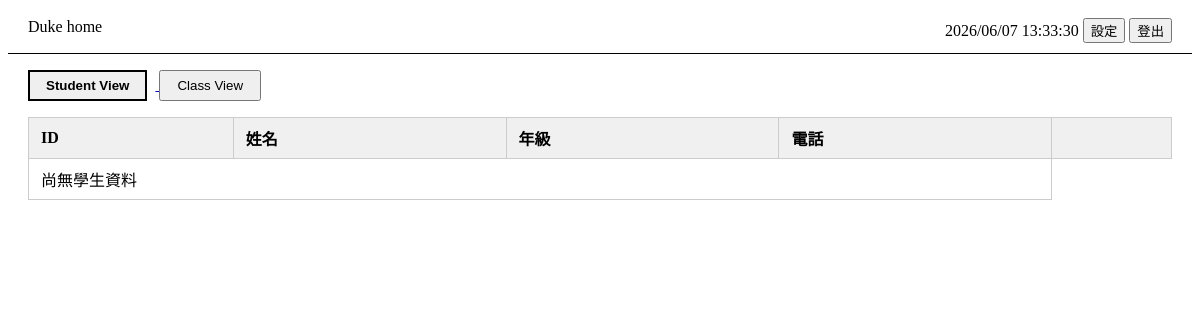
Before: /home/ with the older database file.
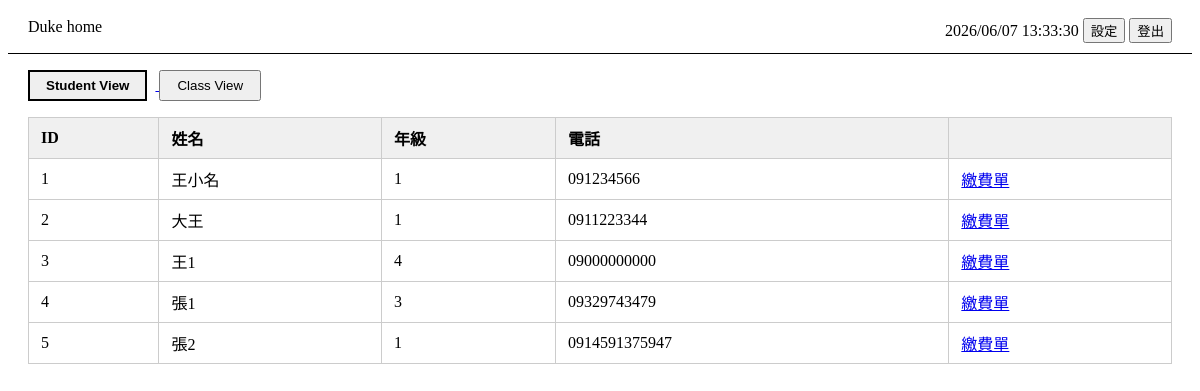
After: the same page with the newer database file.
### duke_app/models.py (models this page shows, shortened)
class Student(models.Model):
    student_id = models.CharField(max_length=20, unique=True)
    name = models.CharField(max_length=10)
    grade = models.IntegerField()
    phone = models.CharField(max_length=50)
    amount_due = models.PositiveIntegerField(default=15000)

### duke_app/views.py (the view)
# urls.py: 2. Add a URL to urlpatterns:  path('', views.home, name='home')
def home(request):
    view_mode = request.GET.get('view' , 'student')
    if view_mode == 'class':
        classes = Class.objects.prefetch_related('students').all()
        context = {
            'view_mode': 'class',
            'classes': classes,
        }
    else:
        students = Student.objects.all().order_by("student_id")
        context ={
            "view_mode": "student",
            "students": students,
        }
    return render(request, "home.html" ,context)

### templates/home.html (shortened to what this page needs)
{% load static %}
<!doctype html>
<html>
    <head>
        <link rel="stylesheet" href="{% static 'css/style.css' %}"/>
    </head>
    <body>
        <header>
            <div class="header-left">
                <span>Duke home</span>
            </div>
            <div class="header-right">
                <span id="clock-date">0000/00/00</span>
                <span id="clock-time">00:00:00</span>
                <button id="settings-btn">設定</button>
                <button id="logout-btn">登出</button>
            </div>
        </header>
        <main>
            <div class="view-toggle">
                <a href="?view=student">
                    <button class="{% if view_mode == 'student' %}active{% endif %}">
                        Student View
                    </button>
                </a>
                <a href="?view=class">
                    <button class="{% if view_mode == 'class' %}active{% endif %}">
                        Class View
                    </button>
                </a>
            </div>
            {% if view_mode == 'student' %}
            <table class = "student-table">
                <thead>
                    <tr>
                        <th>ID</th>
                        <th>姓名</th>
                        <th>年級</th>
                        <th>電話</th>
                        <th></th>
                    </tr>
                </thead>
                <tbody>
                    {% for student in students %}
                    <tr>
                        <td>{{ student.student_id}}</td>
                        <td>{{ student.name}}</td>
                        <td>{{ student.grade}}</td>
                        <td>{{ student.phone}}</td>
                        <td><a href="/students/{{ student.pk }}/receipt/" target="_blank">繳費單</a></td>
                    </tr>
                    {% empty %}
                    <tr>
                        <td colspan="4">尚無學生資料</td>
                    </tr>
                    {% endfor %}
                </tbody>
            </table>
            {% endif %}
        </main>
    </body>
</html>

### static/css/style.css (style rules this page uses)
header { display: flex; justify-content: space-between; padding: 10px 20px; border-bottom: 1px solid black; }
.view-toggle { margin: 16px 20px; }
.view-toggle button { margin-right: 8px; padding :6px 16px; cursor: pointer; }
.view-toggle button.active { font-weight: bold; border: 2px solid black; }
.student-table { border-collapse: collapse; margin: 0 20px 20px; width: calc(100% - 40px); }
.student-table th, .student-table td { border: 1px solid #ccc; padding: 8px 12px; text-align: left; }
.student-table th { background-color: #f0f0f0; }

Changed rows visible on the page:
added Student: student_id "1", name "王小名", grade "1", phone "091234566"
added Student: student_id "2", name "大王", grade "1", phone "0911223344"
added Student: student_id "3", name "王1", grade "4", phone "09000000000"
added Student: student_id "4", name "張1", grade "3", phone "09329743479"
added Student: student_id "5", name "張2", grade "1", phone "0914591375947"
Other visible differences:
text no longer shown: "尚無學生資料"
